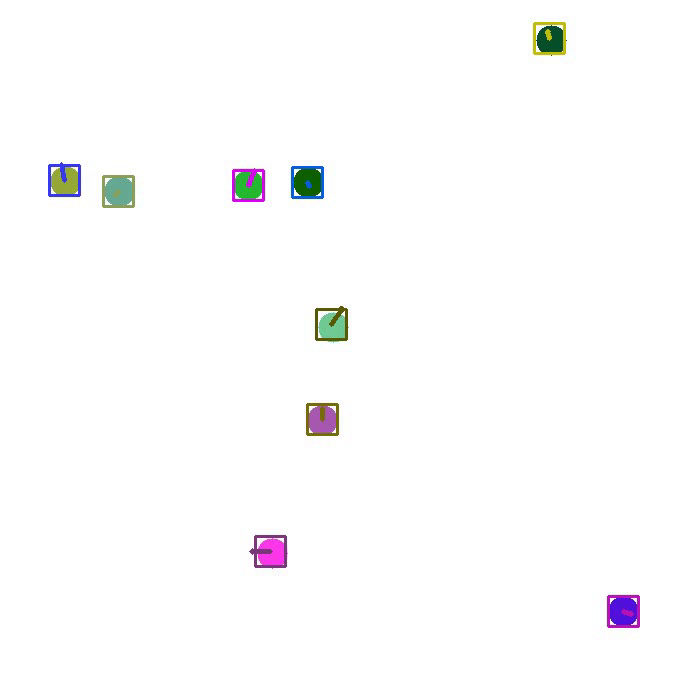
#> input picture frame 14 of savedVideo/ex5.avi, 700 x 700 px
$ python simpleMultiTracker.py
#> lines starting #> are read from the running program, lines starting #| are printed output that depends on the picture; after the words box and inside, x2 and y2 are one past the last pixel; in counts of white or black regions, pixels touching at a corner belong together
### detector/circleDetector.py


import numpy as np
import cv2

def detect(frame):

    gray = cv2.cvtColor(frame , cv2.COLOR_BGR2GRAY)


    img_edges = cv2.Canny(gray , 50,190,3)


    _ , img_thresh = cv2.threshold(img_edges,
                                     254,255,
                                     cv2.THRESH_BINARY)


    contours , _ = cv2.findContours(img_thresh,
                                    cv2.RETR_EXTERNAL,
                                    cv2.CHAIN_APPROX_SIMPLE)

    min_radius_thresh = 3
    max_radius_thresh = 30

    centers = []
    radiuses = []
    for contour in contours:

        (x,y),radius = cv2.minEnclosingCircle(contour)
        radius = int(radius)

        if radius > min_radius_thresh and radius < max_radius_thresh:
            centers.append(np.array([x,y],dtype=np.int16))
            radiuses.append(radius)


    return centers , radiuses

### functions.py


import numpy as np
from sklearn.neighbors import NearestNeighbors


def measurementsHandler(distances , z):

    '''
    inputs:
        d -> list of distances: float.
        z -> list of observations: float.
    return:
        z' -> weighted observation.
    '''
    if len(z) == 1:
        return z[0]

    npDistances = np.array(distances)
    npDistances = npDistances * npDistances
    weights = 1 -  npDistances / np.sum(npDistances)

    return np.average(z , weights=weights , axis = 0)


def trackerMaker(trackers,zList,cov , dt = 0.5):

    RestOfZ = np.copy(zList)
    check = NearestNeighbors(n_neighbors=1)
    check.fit(zList)
    AssociatedZ = []
    delist = []

    for kf in trackers.MultiKF.values():
        kfPose = [kf.getNextPosition()]
        _ , idx = check.kneighbors(kfPose)

        if idx[0][0] not in delist:
            AssociatedZ.append(zList[idx[0][0]])
            delist.append(idx[0][0])
    AssociatedZ = np.array(AssociatedZ)
    RestOfZ = np.delete(RestOfZ , delist , 0)
    if list(trackers.MultiKF.keys()):
        lastKey = list(trackers.MultiKF.keys())[-1] + 1
        while lastKey in list(trackers.MultiKF.keys()):
            lastKey += 1
    else:
        lastKey = 0
    RestOfZSize = AssociatedZ.shape[0]
    if RestOfZSize > 0 and not lastKey == 0:
        check.fit(AssociatedZ)
    UpdateTracker = True
    n = zList.shape[1]
    for z in RestOfZ:
        if not lastKey == 0 and RestOfZSize > 0:
            UpdateTracker = False
            _ , idx = check.kneighbors([z])
            v = z - AssociatedZ[idx[0][0]]
            epsilon = np.dot(v.T,np.dot(np.linalg.inv(cov) , v))
            print(epsilon)
            if n == 2 and not epsilon < 5.991: UpdateTracker = True
            elif n == 4 and  not epsilon < 9.448: UpdateTracker = True

        if UpdateTracker:
            trackers.AddPredictor(lastKey , dt = dt)
            trackers.MultiKF[lastKey].X[:n] = z

            lastKey += 1
        UpdateTracker = False

    return trackers


# [18 lines left out: function RemoveDoubles, not called in this run]


### Kalman_Filter/SimpleKalmanFilter.py


import numpy as np


class KalmanFilter():
    # x(t) = A(t) * x(t-1) + e(t) || e(t) ~ N(0,Q(t))
    # z(t) = H(t) * x(t) + r(t)   || r(t) ~ N(0,R(t))

    def __init__(self , dt = 0.5):
        R = np.random.randint(0,255)
        G = np.random.randint(0,255)
        B = np.random.randint(0,255)
        self.color = [R,G,B]

        self.dt = dt
        self.A = np.array([[1,0,1,0],
                           [0,1,0,1],
                           [0,0,1,0],
                           [0,0,0,1]
                          ])
        self.H = np.array([[1,0,0,0],
                           [0,1,0,0]
                          ])
        self.X = np.zeros(self.A.shape[1])
        self.P = 16*np.eye(self.A.shape[1])
        self.Q = np.array([[1 , 0 , 0 , 0],
                           [0 , 1 , 0 , 0],
                           [0 , 0 , 4 , 0],
                           [0 , 0 , 0 , 4]
                          ])
        self.R = np.diag([16,16])

        self.counter = 0

        self.apear = 0


    def Predict(self):

        self.X = np.dot(self.A , self.X)
        self.P = np.dot(np.dot(self.A , self.P),self.A.T) + self.Q
        self.counter +=1


    def _isValid(self , z):

        if self.apear < 8:
            return True

        '''
            Innovation test.
        '''
        chi = 5.991
        epsilon = np.dot(z.T , np.dot(np.linalg.inv(self.S),z))
        return epsilon < chi

    def showDetection(self):
        if self.apear > 10: self.apear = 10
        return self.apear > 2

    def Update(self , z):


        innovation = z - np.dot(self.H , self.X)
        if not self._isValid(innovation): return

        self.apear += 1
        self.counter -= 1
        self.S = np.dot(self.H , np.dot(self.P,self.H.T)) + self.R
        self.Kalman_Gain = np.dot(np.dot(self.P,self.H.T),np.linalg.inv(self.S))

        self.X += np.dot(self.Kalman_Gain,innovation)

        self.P = np.dot((np.eye(self.H.shape[1])-np.dot(self.Kalman_Gain,self.H)),self.P)

    def getNextPosition(self):

        state = self.X[:2]
        state = state.astype(np.int32)

        return state

    def get_velocity(self):

        state = self.X[2:]
        state = state.astype(np.int32)

        return state

    # [18 lines left out: functions removeMe, removeDouble, __eq__, not called in this run]


class KalmanFilterDictionary():

    def __init__(self):

        self.MultiKF = {}

    def AddPredictor(self , key = 0 , dt = 0.5):
        print(f"following new data with key: {key}")
        self.MultiKF[key] = KalmanFilter(dt)

    def RemovePredictor(self , key):
        print(f"deleted existing data with key: {key}")
        self.MultiKF.pop(key)


### simpleMultiTracker.py

import numpy as np
import cv2
from detector.circleDetector import detect
from Kalman_Filter.SimpleKalmanFilter import KalmanFilterDictionary
from sklearn.neighbors import NearestNeighbors

from functions import measurementsHandler , trackerMaker , RemoveDoubles


import argparse


def main(name , save):

#> called with name = 'ex5.avi', save = False
    videoName = 'video/' + name
    thresh = 30
    cov = 16*np.eye(2)
    video = cv2.VideoCapture(videoName)
    if save:
        saveVideoName = 'savedVideo/' + name
        result = cv2.VideoWriter(saveVideoName,
                            cv2.VideoWriter_fourcc(*'MJPG'),
                            10, [700,700])
    trackers = KalmanFilterDictionary()

    neigh = NearestNeighbors(n_neighbors=1)

    removeList = []

    while video.isOpened():
        ret , frame = video.read()
#> frame is the input picture: shape (700, 700, 3); mean B, G, R 252.4, 252.1, 252.2
        if not ret: break


        zList , _ = detect(frame)
#> in detect, `img_edges = cv2.Canny(gray , 50,190,3)`:
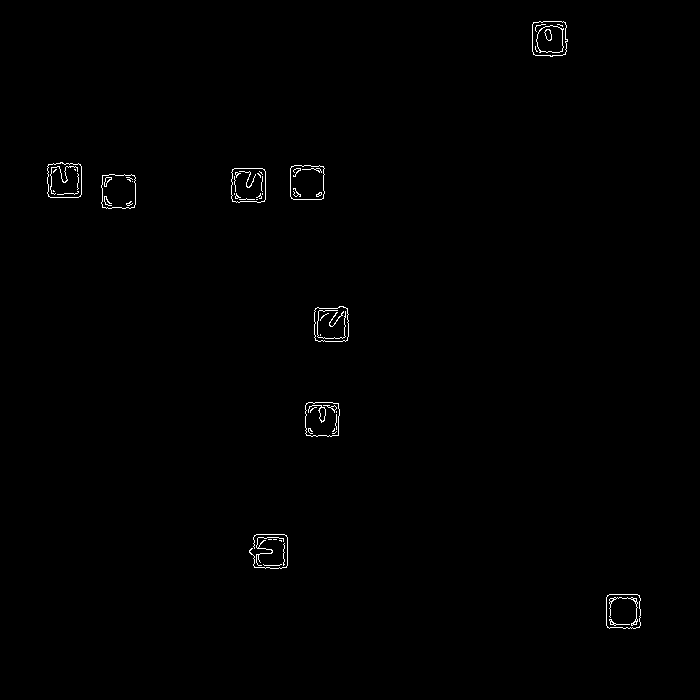
#> img_edges: shape (700, 700); 0.49% white in thin lines or dots, all inside (x1, y1, x2, y2) = (47, 21, 641, 629)
#> in detect, `contours , _ = cv2.findContours(img_thresh, cv2.RETR_EXTERNAL, cv2.CHA..`: contours = 15 contours, 7 with area under 20; largest, box (x1, y1, x2, y2) and area: (532, 21, 568, 57) 1121, (47, 162, 82, 198) 1115, (606, 594, 641, 629) 1107, (231, 168, 266, 203) 1106, (290, 165, 325, 200) 1103, (314, 306, 349, 342) 1102, (305, 402, 340, 437) 1084, (101, 174, 136, 209) 1073
#> the loop in detect, `for contour in contours: ` made 15 passes
#> (x, y, radius) on passes 1, 2, 3, 7, 8, 9, 10, 11, 12, 13, 14, 15: (623, 611, 22), (272, 564, 9), (283.5, 554, 11), (270, 551, 18), (270, 551, 22), (322, 419, 22), (331, 324, 22), (118, 191, 22), (248, 185, 22), (307, 182, 22), (64, 180, 22), (549, 38, 22)
#> (contour, x, y, radius) on passes 4 to 6: ([[279, 540], [280, 540], [281, 541], [281, 540]], 280, 540.5, 1), ([[273, 539], [276, 539]], 274.5, 539, 1), ([[268, 539], [271, 539]], 269.5, 539, 1)
#> after the loop in detect, `for contour in contours:`: centers = [[623, 611], [272, 564], [283, 554], [269, 551], [270, 551], [322, 419], [331, 324], [118, 191], [248, 185], [307, 182], [64, 180], [549, 38]]; radiuses = [22, 9, 11, 18, 22, 22, 22, 22, 22, 22, 22, 22]
#> zList has the same summary as centers in detect

        kfNumber = len(trackers.MultiKF.keys())
        zNumber = len(zList)
#> zNumber = 12

        if kfNumber < zNumber:
            trackers = trackerMaker(trackers,np.array(zList),cov)
#> in trackerMaker, `RestOfZ = np.copy(zList)`: RestOfZ has the same summary as centers in detect
#> after the loop in trackerMaker, `for kf in trackers.MultiKF.values():`: AssociatedZ = []
#> in trackerMaker, `AssociatedZ = np.array(AssociatedZ)`: AssociatedZ = empty array
#> the loop in trackerMaker, `for z in RestOfZ:` made 12 passes
#> z on pass 1: [623, 611]
#| following new data with key: 0
#> after the loop in trackerMaker, `for z in RestOfZ:`: lastKey = 1
        elif kfNumber > zNumber:
            trackers = RemoveDoubles(trackers)

        if len(zList) >= 2:
            neigh.fit(zList)

        for key,kf in trackers.MultiKF.items():
            trackers.MultiKF[key].Predict()
            kfPose = [trackers.MultiKF[key].getNextPosition()]
            if len(zList) >= 2:
                d , relativeIndex = neigh.kneighbors(kfPose)

                if d[0][0] < thresh:
                    measurement = measurementsHandler(d[0] ,np.array(zList)[relativeIndex[0]] )

                    trackers.MultiKF[key].Update(measurement)
                else:
                    remove = trackers.MultiKF[key].removeMe()
                    if remove:
                        removeList.append(key)
            elif len(zList) == 1:

                measurement = zList[0]
                trackers.MultiKF[key].Update(measurement)
            pose = trackers.MultiKF[key].getNextPosition()
            vel = trackers.MultiKF[key].get_velocity()
            color = kf.color
            if trackers.MultiKF[key].showDetection():
                cv2.rectangle(frame , (pose[0]-15,pose[1]-15),
                                    (pose[0]+15,pose[1]+15),
                                    color,2)
                cv2.arrowedLine(frame, pose, pose+vel,color,4)
#> this loop made 1 pass
#> (key, d, relativeIndex, pose) on pass 1: (0, [0], [0], [623, 611])
#> after the loop, removeList = []


        for key in removeList:
            trackers.RemovePredictor(key)
#> this loop made 0 passes
        removeList = []

        if save: result.write(frame)
        cv2.imshow('image' , frame)
        key = cv2.waitKey(100) & 0xFF
#> (key q is pressed here)
        if key == ord('q'):
            break

    if save: result.release()
    cv2.destroyAllWindows()


if __name__ == '__main__':


    parser = argparse.ArgumentParser()
    parser.add_argument("--name" ,type = str ,  default='ex5.avi' , help='Name of the video')
    parser.add_argument("--save" , type = bool , default = False , help = 'True for saving solution\nFalse for not')
    args = parser.parse_args()
    name = args.name
    save = args.save


    main(name , save)
